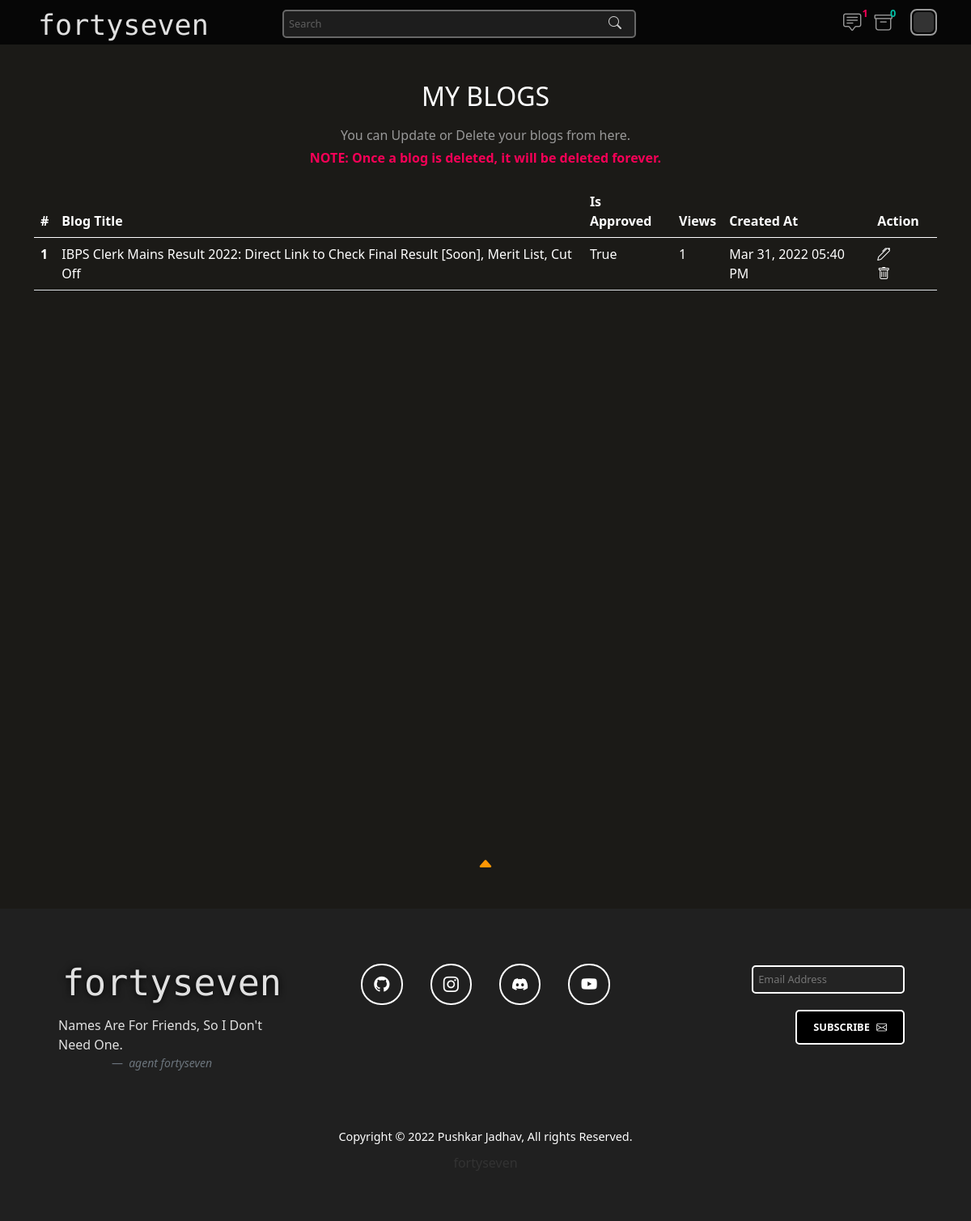
The app's page /myBlogs/ (signed in) with its own data.
### blogs/models.py (models this page shows, shortened)
class Profile(models.Model):
    user = models.OneToOneField(User, null=True, on_delete=models.CASCADE)
    bio = models.TextField()
    profilePicture = models.ImageField(null=True, blank=True,  upload_to='img/blog-assests/profile-pictures/')
    website_url = models.CharField(max_length=255, null=True, blank=True)
    github_url = models.CharField(max_length=255, null=True, blank=True)
    facebook_url = models.CharField(max_length=255, null=True, blank=True)
    instagram_url = models.CharField(max_length=255, null=True, blank=True)
    twitter_url = models.CharField(max_length=255, null=True, blank=True)

class Blog(models.Model):
    title = models.CharField(max_length=1000)
    gist = models.CharField(max_length=1000)
    content = FroalaField()
    slug = models.SlugField(max_length=1000, null=True, blank=True)
    image = models.ImageField(null=True, blank=True, upload_to='blogs')
    user = models.ForeignKey(User, blank=True , null=True , on_delete=models.CASCADE)
    created_at = models.DateTimeField(auto_now_add=True)
    updated_at = models.DateTimeField(auto_now=True)
    is_approved = models.BooleanField(default=False)
    approved_at = models.CharField(max_length=255, null=True, blank=True)
    approved_by = models.CharField(max_length=255, null=True, blank=True)
    views = models.ManyToManyField(ViewsModel, related_name="post_views", blank=True)
    def total_views(self):
        return self.views.count()

### blogs/views.py (the view)
# urls.py: path('myBlogs/', views.my_blogs, name='my-blogs'),
def my_blogs(request):
    context = {}
    if not (request.user.is_authenticated and request.user.is_staff):
        return redirect('/')
    else:
        context['pendingReviewCount'] = Blog.objects.filter(is_approved = False).count()
        context['pendingMessageCount'] = Contact.objects.filter(is_viewed = False).count()
        try:
            blog_objs = Blog.objects.filter(user = request.user)
            context['blogs_obj'] = blog_objs
        except Exception as e:
            print(e)
        return render(request, 'my-blogs.html', context)

### template/my-blogs.html (shortened to what this page needs)
{% extends "base.html" %}
{% block start %}
{% load static %}
<div class="container my-blogs-container">
  <div class="row my-blogs-head-row">
    <div class="col-lg-12 my-blogs-head">
        <h1>MY BLOGS</h1>
        <h6>You can Update or Delete your blogs from here.</h6>
        <h6><strong>NOTE: Once a blog is deleted, it will be deleted forever.</strong></h6>
    </div>
  </div>
  <div class="row my-blogs-row">
    <div class="col-lg-12 actual-table">
      <table class="table">
        <thead>
          <tr>
            <th scope="col">#</th>
            <th scope="col">Blog Title</th>
            <th scope="col">Is Approved</th>
            <th scope="col">Views</th>
            <th scope="col">Created At</th>
            <th scope="col">Action</th>
          </tr>
        </thead>
        <tbody>
          {% for blog in blogs_obj %}
          <tr class="table-row">
            <th scope="row">{{forloop.counter}}</th>
            <td>{{blog.title}}</td>
            <td>{{blog.is_approved}}</td>
            <td>{{blog.total_views}}</td>
            <td>{{blog.created_at|date:"M d, Y"}} {{blog.created_at|time:"h:i A"}}</td>
            <td>
              <a href="{%  url 'blogs:blog-update' blog.pk %}"><i class="bi bi-pen hover-color"></i></a>
              <a href="{% url 'blogs:blog-delete' blog.id %}"><i class="bi bi-trash hover-color"></i></a>
            </td>
          </tr>
          {% endfor %}
        </tbody>
      </table>
    </div>
  </div>
</div>
{% endblock %}

### template/base.html (shortened to what this page needs)
<!doctype html>
<html lang="en">
<head>
  {% load static %}
  <link rel="stylesheet" type="text/css" href="{% static 'styles/blog-styles.css' %}">
  <link href="https://cdn.jsdelivr.net/npm/bootstrap@5.0.2/dist/css/bootstrap.min.css" rel="stylesheet"
>
  <link rel="stylesheet" href="https://cdn.jsdelivr.net/npm/bootstrap-icons@1.8.1/font/bootstrap-icons.css">
  <link rel="stylesheet" href="https://cdn.jsdelivr.net/gh/devicons/devicon@v2.14.0/devicon.min.css">
</head>
<body>
  <div id="navbar">
    <div class="container">
      <div class="row">
        <div class="col-lg-2 col-md-2 brand">
          <div class="heading-text">
            <a href="/">
              <h1>fortyseven</h1>
            </a>
          </div>
        </div>
        <div class="col-lg-6 col-md-6 col-12 searchBar">
          <form action="{% url 'blogs:search-page' %}" id="search-bar" method="GET">
            <input id="serchField" name="search" type="text" placeholder="Search">
            <button type="submit"><i class="bi bi-search"></i></button>
          </form>
        </div>
        <div class="col-lg-4 col-sm-4 nav-contents">
          {% if request.user.is_staff and request.user.is_superuser %}
          <a href="{% url 'blogs:admin-messages' %}"><i class="bi bi-chat-square-text"></i></a>
          {% if pendingMessageCount > 0 %}
          <span class="pending">{{pendingMessageCount}}</span>
          {% else %}
          <span class="noPending">{{pendingMessageCount}}</span>
          {% endif %}
          <a href="{% url 'blogs:review-blog' %}"><i class="bi bi-archive"></i></a>
          {% if pendingReviewCount > 0 %}
          <span class="pending">{{pendingReviewCount}}</span>
          {% else %}
          <span class="noPending">{{pendingReviewCount}}</span>
          {% endif %}
          {% endif %}
          {% if request.user.is_authenticated %}
          <div class="dropdown">
            <button class="btn btn-secondary" type="button" id="dropdownMenuButton2" data-bs-toggle="dropdown"
              aria-expanded="false">
              {% if request.user.profile.profilePicture %}
              <div class="profileImg" style="background-image: url('{{request.user.profile.profilePicture.url}}');">
                {% else %}
                <div class="profileImg">
                  {% endif %}
                </div>
            </button>
          </div>
          {% else %}
          <!-- <a class="btnLoginLogout" href="{% url 'blogs:login' %}">LOGIN/REGISTER <i
              class="bi bi-box-arrow-in-right"></i></a> -->
          <a href="{% url 'blogs:login' %}" class="logInIcon"><i class="bi bi-box-arrow-in-right"></i></a>
          {% endif %}
        </div>
      </div>
    </div>
  </div>
  {% block start %}
  {% endblock %}
  <div class="container">
    <div class="row">
      <div class="bouncer">
        <a class="btn-bounce bounce" href="#navigate-top"><i class="bi bi-caret-up-fill"></i></a>
      </div>
    </div>
  </div>
  <footer class="">
    <div class="container-fluid footer-container">
      <div class="row icons-row">
        <div class="col-lg-4">
          <div class="footer-heading-text">
            <a href="/">
              <h1>fortyseven</h1>
            </a>
            <figure>
              <blockquote class="blockquote">
                <p>Names Are For Friends, So I Don't Need One.</p>
              </blockquote>
              <figcaption class="blockquote-footer text-center">
                <cite title="Source Title">agent fortyseven</cite>
              </figcaption>
            </figure>
          </div>
        </div>
        <section class="col-lg-4 mb-12 icon-sec">
          <a class="btn-footer" href="#!" role="button"><i class="bi bi-github"></i></a>
          <a class="btn-footer" href="#!" role="button"><i class="bi bi-instagram"></i></a>
          <a class="btn-footer" href="#!" role="button"><i class="bi bi-discord"></i></a>
          <a class="btn-footer" href="#!" role="button"><i class="bi bi-youtube"></i></a>
        </section>
        <div class="col-lg-4 mb-12">
          <div class="subscribe btn-submit" id="subscribeBtn">
            <input type="text" name="emailAddress" id="emailAddress" placeholder="Email Address">
            <button onclick="subscribe()">SUBSCRIBE <i class="bi bi-envelope"></i></button>
          </div>
        </div>
      </div>
      <div class="row copyright">
        <p>Copyright ©
          <script>document.write(new Date().getFullYear());</script> Pushkar Jadhav, All rights Reserved.
        </p>
      </div>
      <div class="row">
        <div class="footer-text">
          <a href="{% url 'portfolio:portfolio' %}">fortyseven</a><br>
        </div>
      </div>
    </div>
  </footer>
</body>
</html>

### static/styles/blog-styles.css (style rules this page uses)
body, html { background-color: #1B1A17 !important; font-family: 'Roboto', sans-serif; }
html { scroll-behavior: smooth !important; }
#navbar { background-color: rgba(6, 6, 6, 0.950); position: fixed; z-index: 1000; width: 100%; height: 55px; transition: top 0.3s ease; }
.searchBar { text-align: right; opacity: 0.8; }
.searchBar button { background: none; border: none; margin-left: -3em; color: white; padding: 4px 10px 5px 10px; transition: all 0.3s ease-in-out; }
.searchBar input { margin-top: 12px; }
.nav-contents { position: relative; text-align: end; padding: 3px; }
.nav-contents .dropdown { display: flex; float: right; margin-left: 10px; margin-top: 8px; }
.nav-contents a { text-decoration: none; color: #999999; font-size: 1.4em; transition: all 0.2s ease-in-out; font-weight: 500; padding-top: 8px; margin-right: 12px; display: inline-flex; }
.nav-contents span { position: absolute; padding: 0px 3px 0px 3px; margin-left: -18px; top: 10%; font-size: 0.8em; font-weight: 800; }
.nav-contents .pending { color: #F50057; }
.nav-contents .noPending { color: #00BFA6; }
.nav-contents .dropdown button { background: none; border: 2px solid #999999; border-radius: 8px; padding: 2px; }
.nav-contents .profileImg { border-radius: 5px; height: 25px; width: 25px; background-color: #333; background-size: 100%; background-position: center center; background-repeat: no-repeat; }
.heading-text { text-align: left; padding: 5px; margin-top: 5px; }
.heading-text a { text-decoration: none; }
.heading-text h1 { color: #e0e0e0; font-family: 'Libre Barcode 39 Text'; font-size: 35px; }
.btn-submit { padding: 10px; }
.btn-submit button { background-color: #000; text-decoration: none; font-size: 0.8em; border: 2px solid white; border-radius: 5px; color: white; font-weight: 600; padding: 10px 20px 10px; transition: all 0.3s ease-in-out; }
.btn-submit i { margin-left: 5px; }
.bouncer { text-align: center; z-index: 3; }
.btn-bounce { color: #FF9704; font-size: 20px; margin: 40px; display: inline-block; transition: all ease-in 0.3s; -webkit-transition: all ease-in 0.3s; -moz-transition: all ease-in 0.3s; }
.bounce { -webkit-border-radius: 50%; -moz-border-radius: 50%; -ms-border-radius: 50%; border-radius: 50%; animation: bounce 2s infinite; -webkit-animation: bounce 2s infinite; -moz-animation: bounce 2s infinite; -o-animation: bounce 2s infinite; }
.table-row a { text-decoration: none; }
input { width: 80%; font-size: 0.8em !important; padding: 6px; border: 2px solid grey; border-radius: 5px; background-color: #232323; margin-top: 20px; color: #e0e0e0; }
.my-blogs-container th, td { z-index: 9; color: white; }
.my-blogs-head { margin-top: 80px; text-align: center; }
.my-blogs-head strong { color: #F50057; }
.my-blogs-head h1 { color: white; font-size: 2em; margin-top: 100px; margin-bottom: 20px; }
.my-blogs-head h6 { color: #999999; }
.my-blogs-row { position: relative; height: 100vh; }
.actual-table { position: absolute; top: 2%; }
.table a { color: white; margin-right: 15px; transition: all 0.3s ease-in-out; }
.my-blogs-container .table { position: relative; }
footer { background-color: rgb(32, 32, 32); }
.btn-footer { margin: 15px !important; }
.icon-sec { margin-top: 60px !important; margin-bottom: 60px; text-align: center; padding: 20px; }
.icon-sec a { font-size: 1.2em; color: white; border: 2px solid white; border-radius: 25px; padding: 10px 14px; transition: all 0.3s ease-in-out; }
.copyright { text-align: center; color: white; }
.copyright p { padding: 10px; font-size: 0.9em; margin: 0px !important; }
.footer-text { margin-bottom: 60px; text-align: center; }
.footer-text a { color: #333; text-decoration: none; font-size: 16px; transition: all ease 0.5s; -webkit-transition: all ease 0.5s; -moz-transition: all ease 0.5s; }
.subscribe { margin: 60px; text-align: right; }
.subscribe button { margin-top: 20px; }
.subscribe input { max-width: 400px; border-color: white; }
.footer-heading-text { margin: 60px; display: block; }
.footer-heading-text figure { display: block; }
.footer-heading-text p { color: #e0e0e0; font-size: 0.8em; }
.footer-heading-text a { text-decoration: none; display: block; max-width: fit-content; }
.footer-heading-text h1 { color: #e0e0e0; font-family: 'Libre Barcode 39 Text'; font-size: 45px; padding: 5px; text-shadow: 0px 0px 10px #000; max-width: fit-content; }

### records on screen
Blog: title "IBPS Clerk Mains Result 2022: Direct Link to Check Final Result [Soon], Merit List, Cut Off", is_approved "True", total_views "1", created_at "Mar 31, 2022", created_at "05:40 PM"

### other values on screen
{{ pendingMessageCount }} "1"
{{ pendingReviewCount }} "0"
